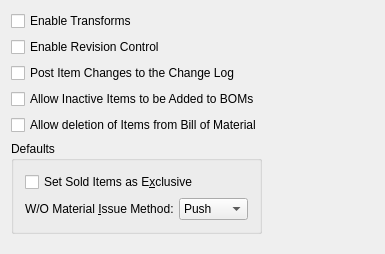
<?xml version="1.0" encoding="UTF-8"?>
<ui version="4.0">
 <comment>This file is part of the xTuple ERP: PostBooks Edition, a free and
open source Enterprise Resource Planning software suite,
Copyright (c) 1999-2011 by OpenMFG LLC, d/b/a xTuple.
It is licensed to you under the Common Public Attribution License
version 1.0, the full text of which (including xTuple-specific Exhibits)
is available at www.xtuple.com/CPAL.  By using this software, you agree
to be bound by its terms.</comment>
 <class>configurePD</class>
 <widget class="QWidget" name="configurePD">
  <property name="geometry">
   <rect>
    <x>0</x>
    <y>0</y>
    <width>385</width>
    <height>254</height>
   </rect>
  </property>
  <property name="windowTitle">
   <string>P/D Module Configuration</string>
  </property>
  <layout class="QGridLayout" name="gridLayout_2">
   <item row="0" column="0">
    <layout class="QHBoxLayout" name="horizontalLayout">
     <item>
      <layout class="QVBoxLayout" name="verticalLayout">
       <item>
        <widget class="QCheckBox" name="_transforms">
         <property name="text">
          <string>Enable Transforms</string>
         </property>
        </widget>
       </item>
       <item>
        <widget class="QCheckBox" name="_revControl">
         <property name="text">
          <string>Enable Revision Control</string>
         </property>
        </widget>
       </item>
       <item>
        <widget class="QCheckBox" name="_changeLog">
         <property name="text">
          <string>Post Item Changes to the Change Log</string>
         </property>
        </widget>
       </item>
       <item>
        <widget class="QCheckBox" name="_inactiveBomItems">
         <property name="text">
          <string>Allow Inactive Items to be Added to BOMs</string>
         </property>
        </widget>
       </item>
       <item>
        <widget class="QCheckBox" name="_allowDelete">
         <property name="text">
          <string>Allow deletion of Items from Bill of Material</string>
         </property>
        </widget>
       </item>
       <item>
        <widget class="QGroupBox" name="_defaultGroup">
         <property name="title">
          <string>Defaults</string>
         </property>
         <layout class="QGridLayout" name="gridLayout">
          <item row="0" column="0">
           <widget class="QCheckBox" name="_exclusive">
            <property name="text">
             <string>Set Sold Items as E&amp;xclusive</string>
            </property>
           </widget>
          </item>
          <item row="1" column="0">
           <layout class="QHBoxLayout">
            <property name="spacing">
             <number>5</number>
            </property>
            <item>
             <widget class="QLabel" name="_issueMethodLit">
              <property name="text">
               <string>W/O Material &amp;Issue Method:</string>
              </property>
              <property name="buddy">
               <cstring>_issueMethod</cstring>
              </property>
             </widget>
            </item>
            <item>
             <widget class="QComboBox" name="_issueMethod">
              <item>
               <property name="text">
                <string>Push</string>
               </property>
              </item>
              <item>
               <property name="text">
                <string>Pull</string>
               </property>
              </item>
              <item>
               <property name="text">
                <string>Mixed</string>
               </property>
              </item>
             </widget>
            </item>
           </layout>
          </item>
         </layout>
        </widget>
       </item>
       <item>
        <spacer>
         <property name="orientation">
          <enum>Qt::Vertical</enum>
         </property>
         <property name="sizeType">
          <enum>QSizePolicy::Expanding</enum>
         </property>
         <property name="sizeHint" stdset="0">
          <size>
           <width>16</width>
           <height>13</height>
          </size>
         </property>
        </spacer>
       </item>
      </layout>
     </item>
     <item>
      <spacer name="horizontalSpacer">
       <property name="orientation">
        <enum>Qt::Horizontal</enum>
       </property>
       <property name="sizeHint" stdset="0">
        <size>
         <width>40</width>
         <height>20</height>
        </size>
       </property>
      </spacer>
     </item>
    </layout>
   </item>
  </layout>
 </widget>
 <layoutdefault spacing="6" margin="11"/>
 <pixmapfunction>qPixmapFromMimeSource</pixmapfunction>
 <tabstops>
  <tabstop>_transforms</tabstop>
  <tabstop>_revControl</tabstop>
  <tabstop>_changeLog</tabstop>
  <tabstop>_inactiveBomItems</tabstop>
  <tabstop>_exclusive</tabstop>
  <tabstop>_issueMethod</tabstop>
 </tabstops>
 <resources/>
 <connections/>
</ui>
